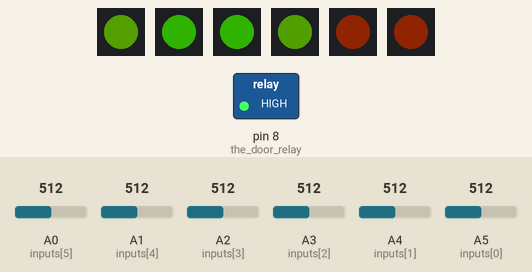
Bench run of a sketch on a simulated Arduino Uno, built with avr-gcc and run on an emulated ATmega328P. Parts: 6 × 1 RGB LEDs in strip order, left to right, switched loads named in the sketch (green lamp = pin HIGH). The test bench sets the inputs (shaded band); at power-on: A0 (inputs[5]) = 512, A1 (inputs[4]) = 512, A3 (inputs[2]) = 512, A4 (inputs[1]) = 512, A5 (inputs[0]) = 512, A2 (inputs[3]) = 512. Dim RGB values are drawn brighter than linear.

Above: at 4.2 s.
4.3 s: A0 (inputs[5]) set to 306
At 4.45 s:
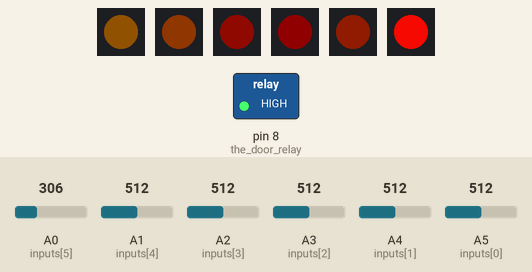
7.3 s: A1 (inputs[4]) set to 306
At 7.45 s:
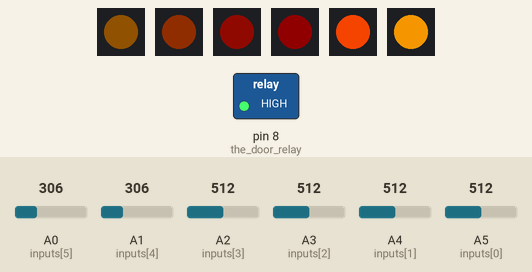
10.3 s: A3 (inputs[2]) set to 306
At 10.77 s:
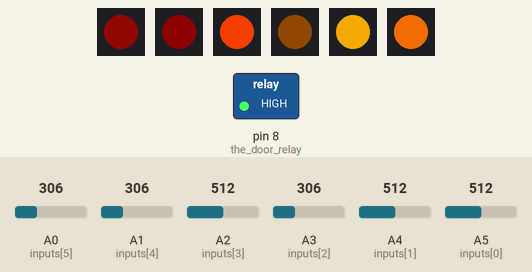
13.3 s: A4 (inputs[1]) set to 306
At 14.1 s:
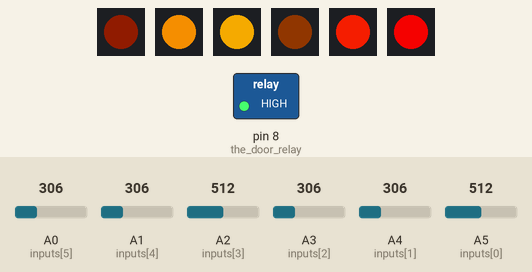
16.3 s: A5 (inputs[0]) set to 30
At 17.72 s:
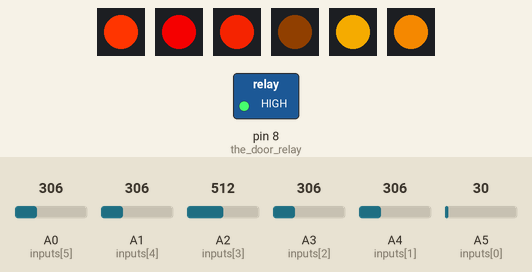
19.3 s: A2 (inputs[3]) set to 30
At 20.73 s:
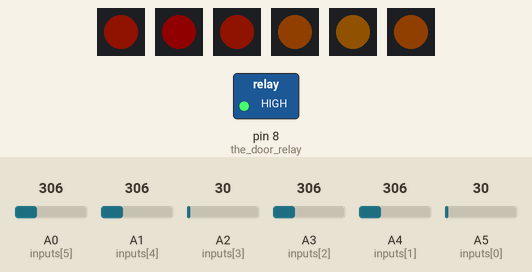
Timing chart, 0 to 45.2 s (numbered marks = the images above; inputs shaded):
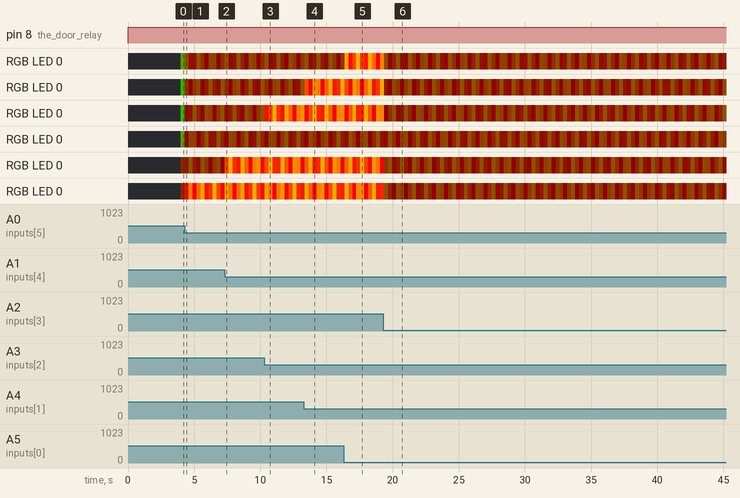

The sketch:

led-pizeo-light-lock.ino
```cpp
#include <Adafruit_NeoPixel.h>

#define smolder 16 // the red value of unlit candles
#define caught 96 // the limit a candle passes above to stay lit
#define breath 8 // the limit a sensor drops below to light its sensor
#define wind 1.0/64 // the amout candles cool, warm, and flicker per loop

#define N_IN 6 // the number of piezo inputs
int inputs[N_IN] = { A5,A4,A3,A2,A1,A0 };
int outputs[N_IN] = { 2,3,4,5,6,7 };

Adafruit_NeoPixel leds[N_IN]; // the candle LEDs

int flame[N_IN]; // the brightness of each candle

bool anySensorHot() { // returns true iff any sensor is hot
  bool hot = false;
  for(int n=0; n<N_IN; n++)
    hot = hot || analogRead(inputs[n]) < breath;
  return hot;
}

void setup() {
  Serial.begin(9600);

  pinMode(8, OUTPUT); // the door relay

  for(int n=0; n<N_IN; n++) { // light each candle
    pinMode(inputs[n], INPUT);
    pinMode(outputs[n], OUTPUT);
    flame[n] = smolder;
    leds[n] = Adafruit_NeoPixel(1, outputs[n], NEO_GRB + NEO_KHZ800);
    leds[n].begin();
  }

  while(anySensorHot()) // wait for sensors to warm up before starting the puzzle
    delay(0);
}

int flicker(int amplitude, double theta, double phase) { // wave function used to simulate a flickering fire
  return (int)(amplitude*(1+sin(2*PI*(theta+phase))));
}

/* set a candle's brightness, returns true iff a candle passes above the "caught" limit, dependent on:
 * n, the input/output index
 * next, the sensor input
 * delta, the change in input
 * amplitude, the ficker intensity
 * theta, the current time
 */
bool light(int n, int next, int delta, double amplitude, double theta) {
    int last = flame[n]; // store the previous flame intensity

    if(next < breath || breath < delta) // brighten the candle if the sensor input is bottomed out or decreasing
      flame[n] += min(delta, 255-flame[n]);
    else if(smolder < flame[n] && flame[n] < caught) // dim the candle if it is below the "caught" limit
      flame[n] -= wind;
    else if(caught <= flame[n] && flame[n] < 255) // brighten the candle if it is above the "caught" limit
      flame[n] += wind;

    leds[n].setPixelColor( // display the red heat and yellow flicker of the candle on its LED
      0,
      flame[n],
      flicker( amplitude, theta, (double)n/N_IN ),
      0
    );

    leds[n].show();

    return last < caught && caught <= flame[n]; // the candle passed the "caught" limit
}

double seconds() { // return the current time in seconds as a double
  return millis()/1000.0;
}

int last[N_IN] = {0}; // store the last input of each sensor

int order[N_IN] = {-1}; // the order in which the candles were blown out
int win[N_IN] = { 2,4,1,0,3,5 }; // the win condition peizo sequence
double recent = 0.0;
void progress(int p, int theta) { // add a candle to the order
  recent = theta;
  for(int n=0; n<N_IN; n++)
    if(order[n]<0) {
      order[n] = p;
      return;
    }
}

void loop() {
  double theta = seconds();

  for(int n=0; n<N_IN; n++) { // read its sensor input, display its LED, and update the order for each candle
    int next = analogRead(inputs[n]);
    int delta = last[n]-next;

    if(light(n, next, delta, flame[n]*pow(wind,.25), theta))
      progress(n, theta);

    last[n] = next;
  }

  bool won = true; // unlock the door if the current order matches the win order
  for(int n=0; n<N_IN; n++)
    won = won && order[n] == win[n];

  digitalWrite(8, !won);

  // reset the puzzle if all candles were activated in the wrong order, or if players are taking too long
  if( !won && ( order[N_IN-1]>=0 || recent > 0.0 && theta-recent > breath ) ) {
    recent = 0.0;

    for(int n=0; n<N_IN; n++)
      order[n] = -1;

    while(anySensorHot() || seconds() < breath/2) // flicker the candles and wait for the sensors to warm up
      for(int n=0; n<N_IN; n++)
        light(n, 0, 0, 2*smolder, 2*seconds());

    for(int n=0; n<N_IN; n++) { // relight each candle
      flame[n] = smolder;
      last[n] = flame[n];
    }
  }
}
```
